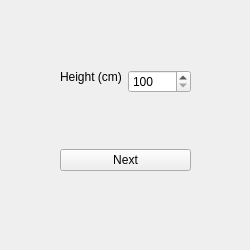
<?xml version="1.0" encoding="UTF-8"?>
<ui version="4.0">
 <class>calibHorizon_window</class>
 <widget class="QMainWindow" name="calibHorizon_window">
  <property name="geometry">
   <rect>
    <x>0</x>
    <y>0</y>
    <width>250</width>
    <height>250</height>
   </rect>
  </property>
  <property name="windowTitle">
   <string>Calibration</string>
  </property>
  <widget class="QWidget" name="centralwidget">
   <widget class="QWidget" name="layoutWidget">
    <property name="geometry">
     <rect>
      <x>60</x>
      <y>70</y>
      <width>131</width>
      <height>101</height>
     </rect>
    </property>
    <layout class="QVBoxLayout" name="verticalLayout">
     <property name="sizeConstraint">
      <enum>QLayout::SetNoConstraint</enum>
     </property>
     <item>
      <layout class="QFormLayout" name="formLayout">
       <property name="verticalSpacing">
        <number>0</number>
       </property>
       <item row="0" column="0">
        <widget class="QLabel" name="height_label">
         <property name="sizePolicy">
          <sizepolicy hsizetype="Expanding" vsizetype="Fixed">
           <horstretch>0</horstretch>
           <verstretch>0</verstretch>
          </sizepolicy>
         </property>
         <property name="text">
          <string>Height (cm)</string>
         </property>
        </widget>
       </item>
       <item row="0" column="1">
        <widget class="QSpinBox" name="height_sbx">
         <property name="minimum">
          <number>100</number>
         </property>
         <property name="maximum">
          <number>1000</number>
         </property>
         <property name="value">
          <number>100</number>
         </property>
         <property name="displayIntegerBase">
          <number>10</number>
         </property>
        </widget>
       </item>
      </layout>
     </item>
     <item>
      <widget class="QPushButton" name="next_btn">
       <property name="text">
        <string>Next</string>
       </property>
      </widget>
     </item>
    </layout>
   </widget>
  </widget>
 </widget>
 <resources/>
 <connections/>
</ui>
